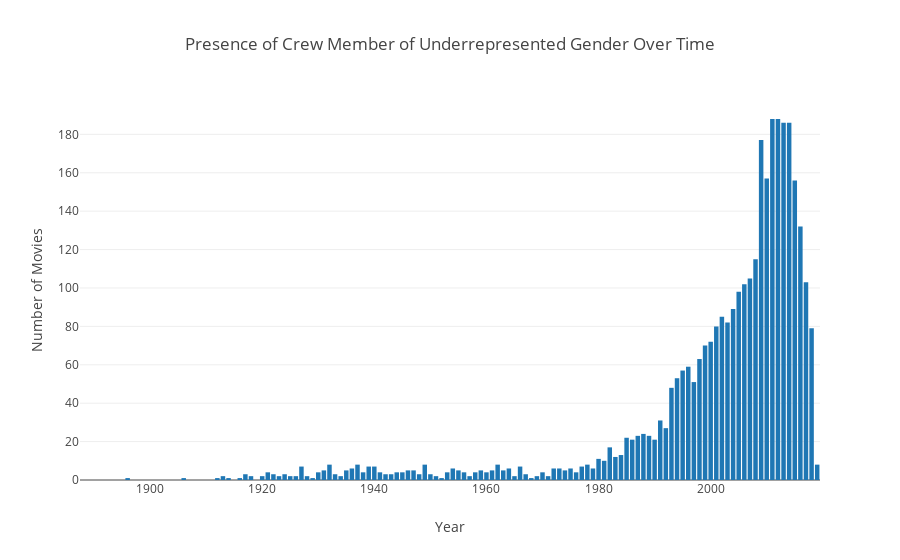

This figure's notebook cell:
### Code cell
trace = go.Bar(
            x=[year for year in presence_of_ur_gender_by_year.index],
            y=[count for count in presence_of_ur_gender_by_year.values]
)
data = [trace]    
layout = go.Layout(title="Presence of Crew Member of Underrepresented Gender Over Time", xaxis=dict(title="Year"), 
                   yaxis=dict(title="Number of Movies"))

fig = go.Figure(data=data, layout=layout)
iplot(fig)

### Figure 1 — Plotly figure (JSON) as saved in the notebook; plotly's stock layout.template omitted (floating-point values rounded to 4 significant figures)
{"data": [{"type": "bar", "uid": "5fa086b8-5de0-41f1-a1df-541dfe8e0a87", "x": [1888, 1892, 1895, 1896, 1898, 1899, 1900, 1901, 1902, 1903, 1904, 1905, 1906, 1907, 1908, 1909, 1910, 1912, 1913, 1914, 1915, 1916, 1917, 1918, 1919, 1920, 1921, 1922, 1923, 1924, 1925, 1926, 1927, 1928, 1929, 1930, 1931, 1932, 1933, 1934, 1935, 1936, 1937, 1938, 1939, 1940, 1941, 1942, 1943, 1944, 1945, 1946, 1947, 1948, 1949, 1950, 1951, 1952, 1953, 1954, 1955, 1956, 1957, 1958, 1959, 1960, 1961, 1962, 1963, 1964, 1965, 1966, 1967, 1968, 1969, 1970, 1971, 1972, 1973, 1974, 1975, 1976, 1977, 1978, 1979, 1980, 1981, 1982, 1983, 1984, 1985, 1986, 1987, 1988, 1989, 1990, 1991, 1992, 1993, 1994, 1995, 1996, 1997, 1998, 1999, 2000, 2001, 2002, 2003, 2004, 2005, 2006, 2007, 2008, 2009, 2010, 2011, 2012, 2013, 2014, 2015, 2016, 2017, 2018, 2019], "y": [0, 0, 0, 1, 0, 0, 0, 0, 0, 0, 0, 0, 1, 0, 0, 0, 0, 1, 2, 1, 0, 1, 3, 2, 0, 2, 4, 3, 2, 3, 2, 2, 7, 2, 1, 4, 5, 8, 3, 2, 5, 6, 8, 4, 7, 7, 4, 3, 3, 4, 4, 5, 5, 3, 8, 3, 2, 1, 4, 6, 5, 4, 2, 4, 5, 4, 5, 8, 5, 6, 2, 7, 3, 1, 2, 4, 2, 6, 6, 5, 6, 4, 7, 8, 6, 11, 10, 17, 12, 13, 22, 21, 23, 24, 23, 21, 31, 27, 48, 53, 57, 59, 51, 63, 70, 72, 80, 85, 82, 89, 98, 102, 105, 115, 177, 157, 188, 188, 186, 186, 156, 132, 103, 79, 8]}], "layout": {"autosize": true, "title": {"text": "Presence of Crew Member of Underrepresented Gender Over Time"}, "xaxis": {"autorange": true, "range": [1888.0, 2020.0], "title": {"text": "Year"}, "type": "linear"}, "yaxis": {"autorange": true, "range": [0, 197.9], "title": {"text": "Number of Movies"}, "type": "linear"}}}
